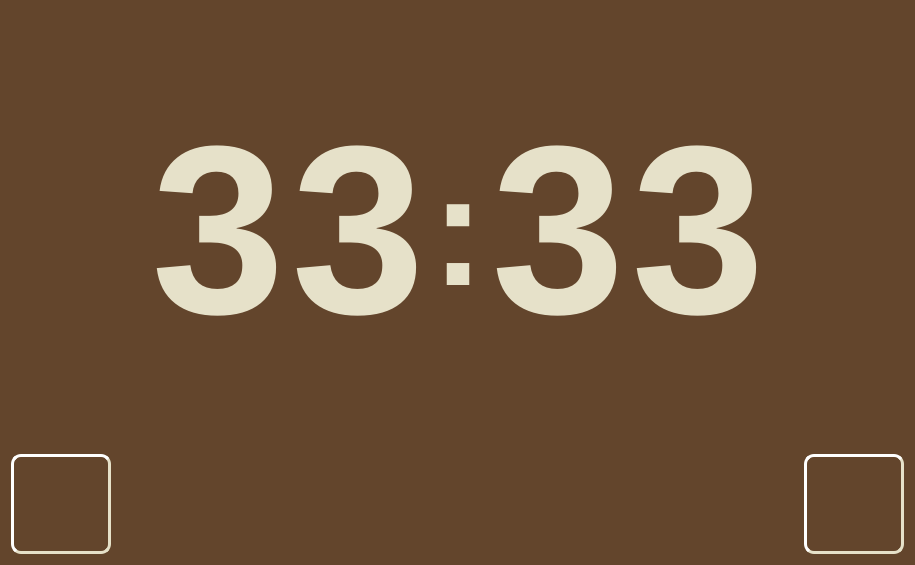
<?xml version="1.0" encoding="UTF-8"?>
<ui version="4.0">
 <class>DialogSetTimeOrAlarm</class>
 <widget class="QWidget" name="DialogSetTimeOrAlarm">
  <property name="geometry">
   <rect>
    <x>0</x>
    <y>0</y>
    <width>915</width>
    <height>565</height>
   </rect>
  </property>
  <property name="windowTitle">
   <string>Form</string>
  </property>
  <property name="styleSheet">
   <string notr="true">background-color: rgb(99, 69, 44);
</string>
  </property>
  <layout class="QVBoxLayout" name="verticalLayout">
   <item>
    <spacer name="verticalSpacer_2">
     <property name="orientation">
      <enum>Qt::Vertical</enum>
     </property>
     <property name="sizeHint" stdset="0">
      <size>
       <width>20</width>
       <height>40</height>
      </size>
     </property>
    </spacer>
   </item>
   <item>
    <layout class="QGridLayout" name="gridLayout_4">
     <item row="0" column="6">
      <spacer name="horizontalSpacer_8">
       <property name="orientation">
        <enum>Qt::Horizontal</enum>
       </property>
       <property name="sizeHint" stdset="0">
        <size>
         <width>40</width>
         <height>20</height>
        </size>
       </property>
      </spacer>
     </item>
     <item row="0" column="0">
      <spacer name="horizontalSpacer_9">
       <property name="orientation">
        <enum>Qt::Horizontal</enum>
       </property>
       <property name="sizeHint" stdset="0">
        <size>
         <width>40</width>
         <height>20</height>
        </size>
       </property>
      </spacer>
     </item>
     <item row="0" column="4">
      <widget class="QLabel" name="label_hh_Mm">
       <property name="font">
        <font>
         <family>Liberation Sans</family>
         <pointsize>180</pointsize>
         <bold>true</bold>
        </font>
       </property>
       <property name="styleSheet">
        <string notr="true">color: rgb(230, 225, 201);</string>
       </property>
       <property name="text">
        <string>3</string>
       </property>
       <property name="alignment">
        <set>Qt::AlignCenter</set>
       </property>
      </widget>
     </item>
     <item row="0" column="3">
      <widget class="QLabel" name="label_6">
       <property name="font">
        <font>
         <family>Liberation Sans</family>
         <pointsize>120</pointsize>
         <bold>true</bold>
        </font>
       </property>
       <property name="styleSheet">
        <string notr="true">color: rgb(230, 225, 201);</string>
       </property>
       <property name="text">
        <string>:</string>
       </property>
       <property name="alignment">
        <set>Qt::AlignCenter</set>
       </property>
      </widget>
     </item>
     <item row="0" column="2">
      <widget class="QLabel" name="label_hH_mm">
       <property name="font">
        <font>
         <family>Liberation Sans</family>
         <pointsize>180</pointsize>
         <bold>true</bold>
        </font>
       </property>
       <property name="styleSheet">
        <string notr="true">color: rgb(230, 225, 201);</string>
       </property>
       <property name="text">
        <string>3</string>
       </property>
       <property name="alignment">
        <set>Qt::AlignCenter</set>
       </property>
      </widget>
     </item>
     <item row="0" column="1">
      <widget class="QLabel" name="label_Hh_mm">
       <property name="font">
        <font>
         <family>Liberation Sans</family>
         <pointsize>180</pointsize>
         <bold>true</bold>
        </font>
       </property>
       <property name="styleSheet">
        <string notr="true">color: rgb(230, 225, 201);</string>
       </property>
       <property name="text">
        <string>3</string>
       </property>
       <property name="alignment">
        <set>Qt::AlignCenter</set>
       </property>
      </widget>
     </item>
     <item row="0" column="5">
      <widget class="QLabel" name="label_hh_mM">
       <property name="font">
        <font>
         <family>Liberation Sans</family>
         <pointsize>180</pointsize>
         <bold>true</bold>
        </font>
       </property>
       <property name="styleSheet">
        <string notr="true">color: rgb(230, 225, 201);</string>
       </property>
       <property name="text">
        <string>3</string>
       </property>
       <property name="alignment">
        <set>Qt::AlignCenter</set>
       </property>
      </widget>
     </item>
    </layout>
   </item>
   <item>
    <spacer name="verticalSpacer">
     <property name="orientation">
      <enum>Qt::Vertical</enum>
     </property>
     <property name="sizeHint" stdset="0">
      <size>
       <width>20</width>
       <height>40</height>
      </size>
     </property>
    </spacer>
   </item>
   <item>
    <layout class="QHBoxLayout" name="horizontalLayout_4">
     <item>
      <widget class="QPushButton" name="pushButtonExit">
       <property name="minimumSize">
        <size>
         <width>100</width>
         <height>100</height>
        </size>
       </property>
       <property name="styleSheet">
        <string notr="true">QPushButton {
    background-color: rgb(99, 69, 44);
    border-style: outset;
    border-width: 3px;
    border-radius: 10px;
    border-color: rgb(230, 225, 201);
    padding: 6px;
	image: url(:/icons/icons/x-icon-on.svg);
}

QPushButton:pressed {
    border-style: inset;
	border-color: rgb(172, 147,98);

	image: url(:/icons/icons/x-icon-off.svg);
}</string>
       </property>
       <property name="text">
        <string/>
       </property>
      </widget>
     </item>
     <item>
      <spacer name="horizontalSpacer_4">
       <property name="orientation">
        <enum>Qt::Horizontal</enum>
       </property>
       <property name="sizeHint" stdset="0">
        <size>
         <width>40</width>
         <height>20</height>
        </size>
       </property>
      </spacer>
     </item>
     <item>
      <widget class="QPushButton" name="pushButtonDone">
       <property name="minimumSize">
        <size>
         <width>100</width>
         <height>100</height>
        </size>
       </property>
       <property name="styleSheet">
        <string notr="true">QPushButton {
    background-color: rgb(99, 69, 44);
    border-style: outset;
    border-width: 3px;
    border-radius: 10px;
    border-color: rgb(230, 225, 201);
    padding: 6px;
	image: url(:/icons/icons/ok-on.svg);
}

QPushButton:pressed {
    border-style: inset;
	border-color: rgb(172, 147,98);

	image: url(:/icons/icons/ok-off.svg);
}</string>
       </property>
       <property name="text">
        <string/>
       </property>
      </widget>
     </item>
    </layout>
   </item>
  </layout>
 </widget>
 <resources/>
 <connections/>
</ui>
